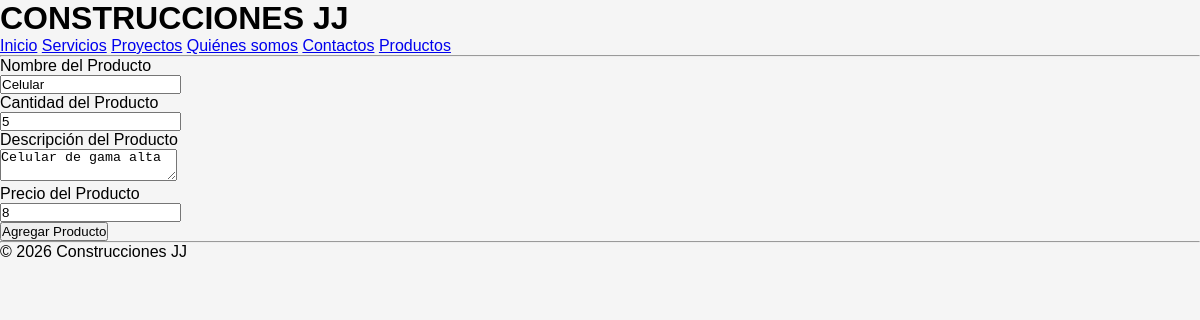
/productos/editar/9, run on the app's committed database.
### tables this page shows
CREATE TABLE productos (
                id INTEGER PRIMARY KEY AUTOINCREMENT,
                nombre TEXT NOT NULL,
                cantidad INTEGER NOT NULL,
                precio REAL NOT NULL,
                descripcion TEXT
            );

### App.py (the view, shortened to what this page needs)
@app.route('/productos/editar/<int:id>', methods=['GET', 'POST'])
def editar_producto(id):
    inventario.cargar_productos()
    producto = inventario.productos.get(id)
    if not producto:
        flash('Producto no encontrado', 'danger')
        return redirect(url_for('productos'))
    form = ProductoForm(obj=producto)
    return render_template("producto_form.html", form=form, editar=True)

### formulary.py
class ProductoForm(FlaskForm):
    nombre = StringField('Nombre del Producto', validators=[DataRequired(), length(min=2, max=100)])
    cantidad = IntegerField('Cantidad del Producto', validators=[DataRequired(), NumberRange(min=0)])
    descripcion = TextAreaField('Descripción del Producto', validators=[DataRequired(), length(min=10, max=500)])
    precio = IntegerField('Precio del Producto', validators=[DataRequired(), NumberRange(min=0.00)])
    submit = SubmitField('Agregar Producto')

### Inventario/Base_datos.py (called while the page is built)
def get_connection():
    db_path.parent.mkdir(parents=True, exist_ok=True)
    Conn = sqlite3.connect(db_path)
    Conn.row_factory = sqlite3.Row
    return Conn

def init_db():
    with get_connection() as conn:
        conn.execute('''
            CREATE TABLE IF NOT EXISTS productos (
                id INTEGER PRIMARY KEY AUTOINCREMENT,
                nombre TEXT NOT NULL,
                cantidad INTEGER NOT NULL,
                precio REAL NOT NULL,
                descripcion TEXT
            )
        ''')
        conn.commit()

### Inventario/Inventario.py (called while the page is built)
    def cargar_productos(self):
        init_db()
        with get_connection() as conn:
            cursor = conn.execute("SELECT * FROM productos")
            for row in cursor:
                producto = Producto(
                    id=row["id"],
                    nombre=row["nombre"],
                    precio=row["precio"],
                    cantidad=row["cantidad"],
                    descripcion=row["descripcion"]
                )
                self.productos[producto.id] = producto   # ✅ usar ID

### templates/producto_form.html (shortened to what this page needs)
{% extends "base.html" %}
{% block content %}
    <form method="POST">
        <p>
            {{ form.nombre.label }}<br>
            {{ form.nombre()}}
        </p>
        <p>
            {{ form.cantidad.label }}<br>
            {{ form.cantidad()}}
        </p>
            {{ form.descripcion.label }}<br>
            {{ form.descripcion()}}
        <p>
            {{ form.precio.label }}<br>
            {{ form.precio()}}
        </p>
        <p>
            {{ form.submit()}}
        </p>
    </form>
{% endblock %}

### static/css/styles.css (style rules this page uses)
* { margin: 0; padding: 0; box-sizing: border-box; }
body { font-family: 'Poppins', sans-serif; background-color: #f5f5f5; }

### data on the page
productos: nombre "Celular", cantidad "5", descripcion "Celular de gama alta", precio "8"
